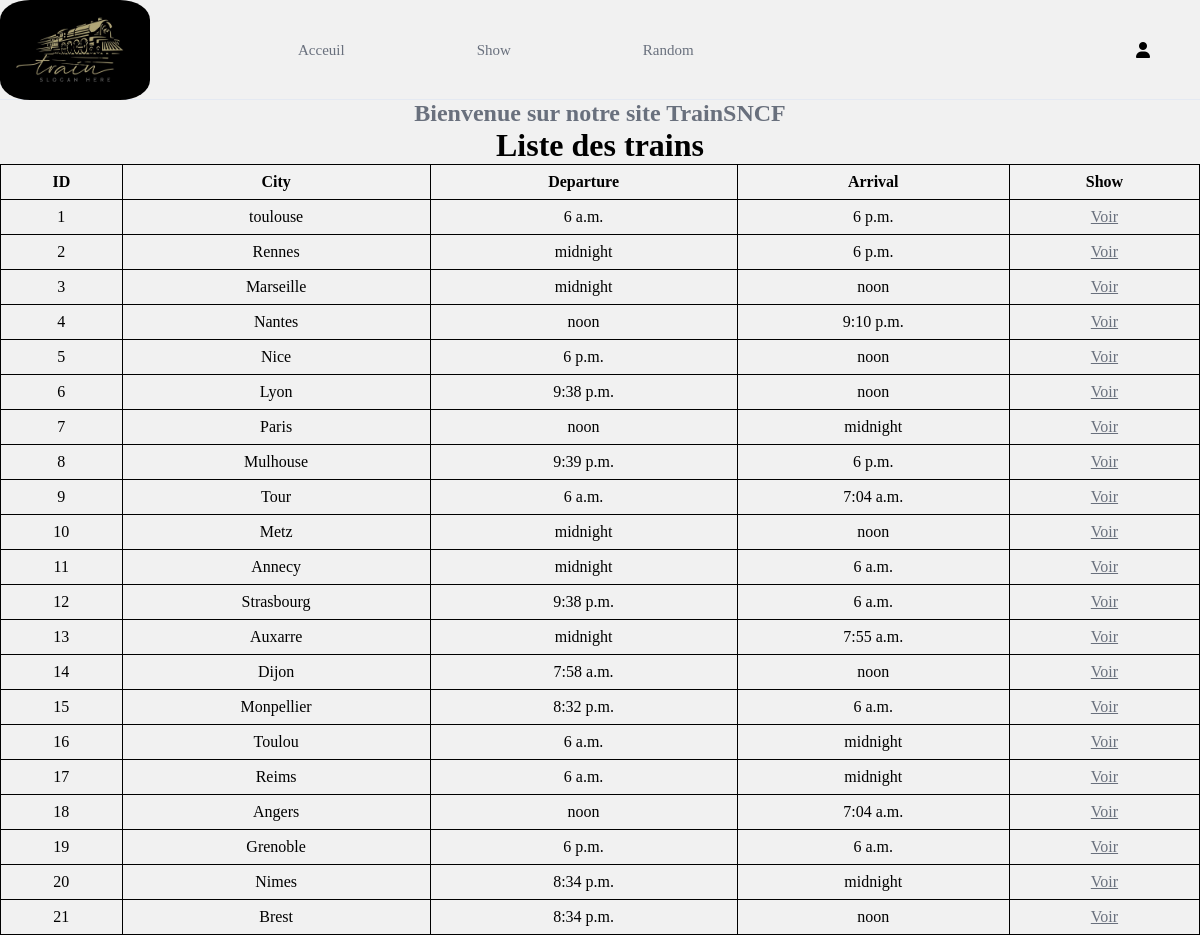
/Train/index, run on the app's committed database.
### Train/models.py (models this page shows)
class Trainsncf(models.Model) :
    TrainID = models.AutoField(primary_key=True)
    City = models.CharField(max_length = 200)
    Departure_Time = models.TimeField(max_length = 50)
    Arrival_Time = models.TimeField(max_length = 50)

### Train/views.py (the view, shortened to what this page needs)
# urls.py: path('index', views.index, name="index"),
def index(request):
    all_trains = Trainsncf.objects.all()
    return render(request, "Train/index.html", {"trains": all_trains})

### Train/templates/Train/index.html (shortened to what this page needs)
<!DOCTYPE html>
<html lang="en">
<head>
    <link rel="stylesheet" href="https://cdnjs.cloudflare.com/ajax/libs/font-awesome/6.5.1/css/all.min.css">
    <link rel="stylesheet" href="../../static/Train/css/style.css"/>
</head>
<body>
    <header>
        <nav>
            <img src="../../static/Train/img/1train.jpg" alt="" width="150px">
            <ul>
                <li><a href="../Train/index">Acceuil</a></li>
                <li><a href="#">Show</a></li>
                <li><a href="../Train/random">Random</a></li>
            </ul>
        </nav>
        <i class="fa-solid fa-user"></i>
    </header>
    <h2> Bienvenue sur notre site TrainSNCF </h2>
    <h1 class="liste">Liste des trains</h1>
    <table>
        <tr>
            <th>ID</th>
            <th>City</th>
            <th>Departure</th>
            <th>Arrival</th>
            <th>Show</th>
        </tr>
        {% for train in trains %}
        <tr>
            <td>{{ train.TrainID }}</td>
            <td>{{ train.City }}</td>
            <td>{{ train.Departure_Time }}</td>
            <td>{{ train.Arrival_Time }}</td>
            <td> <a href="/Train/show/{{ train.TrainID }}"> Voir </a></td>
        </tr>
        {% endfor %}
    </table>
</body>
</html>

### Train/static/Train/css/style.css (style rules this page uses)
:root { --background-color: #fff; --color-1: rgba(29, 32, 38, 1); --color-2: rgba(105, 112, 125, 1); --color-3: rgba(255, 126, 27, 1); --color-line-navbar: rgba(228, 233, 242, 1); --color-price: rgba(182, 188, 200, 1); --color-background-reduc: rgba(255, 238, 226, 1); --color-background-minus-plus: rgba(246, 248, 253, 1); }
* { margin: 0; padding: 0; box-sizing: border-box; scroll-behavior: smooth; font-family: var(--font-base); }
h1, h2, h3, h4, h5, h6 { font-family: var(--font-title); }
a { text-decoration: none; color: unset; }
body { position: relative; background-color: #F1F1F1; min-width: 100%; min-height: 100%; }
header { z-index: 1000; height: 100px; display: flex; justify-content: space-between; align-items: center; border-bottom: 1px solid var(--color-line-navbar); }
header nav { display: flex; justify-content: space-between; align-items: center; gap: 3rem; }
header nav ul { z-index: 10; display: flex; justify-content: space-between; align-items: center; gap: 2rem; transform: translateX(0); }
header nav ul li a { padding: 38px 0; color: var(--color-2); font-size: 15px; text-transform: capitalize; font-weight: 400; margin-left: 100px; }
.liste { text-align: center; }
header nav img { border-radius: 20%; }
i { cursor: pointer; margin-right: 50px; }
ul { list-style: none; }
h2 { text-align: center; color: var(--color-2); }
table { width: 100%; border-collapse: collapse; }
th, td { border: 1px solid black; padding: 8px; text-align: center; }
th { background-color: #f2f2f2; }
table a { color: var(--color-2); text-decoration: underline; }

### data on the page
Trainsncf: TrainID "1", City "toulouse", Departure_Time "6 a.m.", Arrival_Time "6 p.m."
Trainsncf: TrainID "2", City "Rennes", Departure_Time "midnight", Arrival_Time "6 p.m."
Trainsncf: TrainID "3", City "Marseille", Departure_Time "midnight", Arrival_Time "noon"
Trainsncf: TrainID "4", City "Nantes", Departure_Time "noon", Arrival_Time "9:10 p.m."
Trainsncf: TrainID "5", City "Nice", Departure_Time "6 p.m.", Arrival_Time "noon"
Trainsncf: TrainID "6", City "Lyon", Departure_Time "9:38 p.m.", Arrival_Time "noon"
Trainsncf: TrainID "7", City "Paris", Departure_Time "noon", Arrival_Time "midnight"
Trainsncf: TrainID "8", City "Mulhouse", Departure_Time "9:39 p.m.", Arrival_Time "6 p.m."
Trainsncf: TrainID "9", City "Tour", Departure_Time "6 a.m.", Arrival_Time "7:04 a.m."
Trainsncf: TrainID "10", City "Metz", Departure_Time "midnight", Arrival_Time "noon"
Trainsncf: TrainID "11", City "Annecy", Departure_Time "midnight", Arrival_Time "6 a.m."
Trainsncf: TrainID "12", City "Strasbourg", Departure_Time "9:38 p.m.", Arrival_Time "6 a.m."
Trainsncf: TrainID "13", City "Auxarre", Departure_Time "midnight", Arrival_Time "7:55 a.m."
Trainsncf: TrainID "14", City "Dijon", Departure_Time "7:58 a.m.", Arrival_Time "noon"
Trainsncf: TrainID "15", City "Monpellier", Departure_Time "8:32 p.m.", Arrival_Time "6 a.m."
Trainsncf: TrainID "16", City "Toulou", Departure_Time "6 a.m.", Arrival_Time "midnight"
Trainsncf: TrainID "17", City "Reims", Departure_Time "6 a.m.", Arrival_Time "midnight"
Trainsncf: TrainID "18", City "Angers", Departure_Time "noon", Arrival_Time "7:04 a.m."
Trainsncf: TrainID "19", City "Grenoble", Departure_Time "6 p.m.", Arrival_Time "6 a.m."
Trainsncf: TrainID "20", City "Nimes", Departure_Time "8:34 p.m.", Arrival_Time "midnight"
Trainsncf: TrainID "21", City "Brest", Departure_Time "8:34 p.m.", Arrival_Time "noon"
